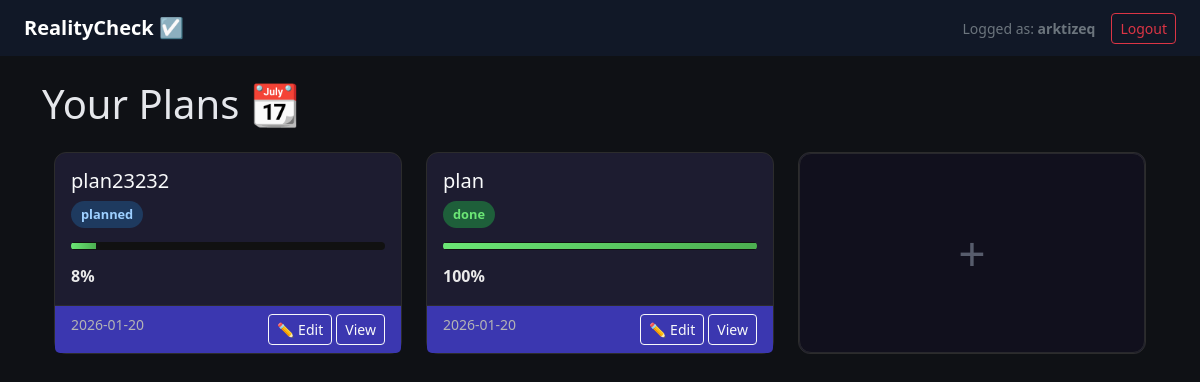
Page / (signed in) on the earlier database version.
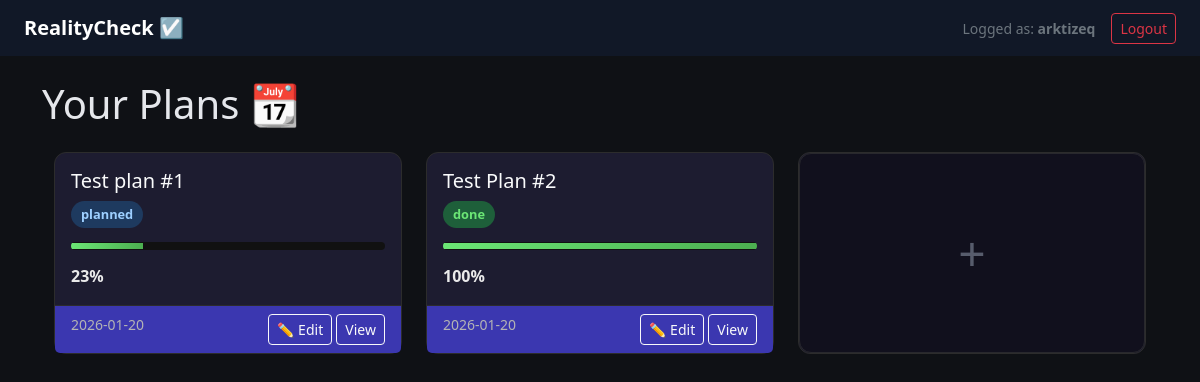
Same page on the later database version.
### app/models/user.py (models this page shows)
class User(Base):
    __tablename__ = "users"
    id = Column(Integer, primary_key=True)
    login = Column(String, unique=True, nullable=False, index=True)
    hashed_password = Column(String, nullable=False)
    created_at = Column(DateTime(timezone=True), server_default=func.now())
    events = relationship("Event", back_populates="user")

### app/models/event.py (models this page shows)
class Event(Base):
    __tablename__ = "events"
    id: Mapped[int] = mapped_column(Integer, primary_key=True, index=True)
    title: Mapped[str] = mapped_column(String(100), nullable=False)
    description: Mapped[str] = mapped_column(String(100), nullable=True)
    progress: Mapped[int] = mapped_column(Integer, default=0)
    status: Mapped[str] = mapped_column(String(100), default="planned")
    failure_note: Mapped[str] = mapped_column(String(100), nullable=True)
    created_at: Mapped[datetime] = mapped_column(DateTime, default=datetime.utcnow)
    user_id: Mapped[int] = mapped_column(Integer, ForeignKey("users.id"), nullable=False)
    user = relationship("User", back_populates="events")

### app/api/pages.py (the view)
@router.get("/", response_class=HTMLResponse)
def home(
    request: Request,
    db: Session = Depends(get_db),
):
    user = get_user_for_templates(request, db)
    if not user:
        return templates.TemplateResponse(
            "landing.html",
            {
                "request": request,
                "current_user": None,
            },
        )
    events = (
        db.query(Event)
        .filter(Event.user_id == user.id)
        .order_by(Event.created_at.desc())
        .all()
    )
    return templates.TemplateResponse(
        "events.html",
        {
            "request": request,
            "current_user": user,
            "events": events,
        },
    )

### app/templates/events.html (shortened to what this page needs)
{% extends "base.html" %}
{% block content %}
<h1>Your Plans 📆</h1>
{% if events %}
        <div class="container mt-4">
    <div class="row g-4">
        {% for event in events %}
        <div class="col-md-6 col-lg-4">
            <div class="card event-card h-100">
                <div class="card-body">
                    <h5 class="card-title">{{ event.title }}</h5>
                    <div class="event-header">
                        <span class="status status-{{ event.status }}">{{ event.status }}</span>
                    </div>
                    <div class="progress-bar">
                        <div class="progress-fill" style="width: {{ event.progress }}%"></div>
                    </div>
                    <strong>{{ event.progress }}%</strong>
                </div>
                <div class="card-footer text-muted d-flex justify-content-between">
                    <small>{{ event.created_at.strftime("%Y-%m-%d") }}</small>
                    <div>
                        <a href="/events/{{ event.id }}/edit" class="btn btn-sm btn-outline-light">✏️ Edit</a>
                        <a href="/events/{{ event.id }}" class="btn btn-sm btn-outline-light">View</a>
                    </div>
                </div>
            </div>
        </div>
        {% endfor %}
        <div class="col-md-6 col-lg-4">
            <div class="card event-card h-100">
                <button class="add-card-body" onclick="location.href='/events/new'">
                    <a href="/events/new" class="add-card-plus">+</a>
                </button>
            </div>
        </div>
    </div>
</div>
{% endif %}
{% endblock %}

### app/templates/base.html (shortened to what this page needs)
<!DOCTYPE html>
<html lang="pl">
<head>
    <link href="https://cdn.jsdelivr.net/npm/bootstrap@5.3.2/dist/css/bootstrap.min.css" rel="stylesheet">
    <link rel="stylesheet" href="{{ url_for('static', path='css/main.css') }}">
<link rel="stylesheet" href="{{ url_for('static', path='css/auth.css') }}">
</head>
<body>
<nav class="navbar navbar-dark bg-dark px-4">
    <a class="navbar-brand" href="/"><strong>RealityCheck ☑️</strong></a>
    <div class="d-flex align-items-center gap-3">
        {% if current_user %}
            <span class="text-secondary small">
                Logged as: <strong>{{ current_user.login }}</strong>
            </span>
            <form method="post" action="/logout">
                <button class="btn btn-outline-danger btn-sm">
                    Logout
                </button>
            </form>
        {% else %}
            <a href="/login" class="btn btn-outline-primary btn-sm">
                Login
            </a>
        {% endif %}
    </div>
</nav>
<main class="container my-4">
    {% block content %}{% endblock %}
</main>
</body>
</html>

### app/static/css/main.css (style rules this page uses)
body { background-color: #0f1115; color: #e5e7eb; }
.navbar { background-color: #111827 !important; }
.card { background-color: #111827; color: #e5e7eb; border: 1px solid #1f2933; border-radius: 12px; }
.card-title { color: #f9fafb; }
a { color: #93c5fd; }
.container, .container-fluid { background-color: transparent; }
.event-card { background-color: #1d1c30; color: #eaeaea; border: 1px solid #2c2c2c; transition: transform 0.2s ease, box-shadow 0.2s ease; }
.add-card-body { background-color: #0e0d17; opacity: 75%; border-radius: 12px; border: 1px solid #2c2c2c; font-size: 300%; font-weight: lighter; display: flex; justify-content: center; align-items: center; height: 200px; }
.add-card-body a { color: #6b7280; text-decoration: none; }
.event-card .card-footer { background-color: #3b37b0; border-top: 1px solid #2c2c2c; color: rgb(180, 180, 180) !important; }
.event-header { display: flex; justify-content: space-between; align-items: center; }
.status { padding: 4px 10px; border-radius: 20px; font-size: 0.8rem; font-weight: 700; }
.status-planned { background: #1e3a5f; color: #9dcfff; }
.status-done { background: #1e5f3a; color: #6be675; }
.progress-bar { background: #111; height: 8px; border-radius: 6px; overflow: hidden; margin: 14px 0; }
.progress-fill { height: 80%; background: linear-gradient(90deg, #6be675, #4caf50); }

Differences in the rows shown:
changed Event "planned": title "plan23232" → "Test plan #1"; progress "8" → "23"
changed Event "done": title "plan" → "Test Plan #2"
